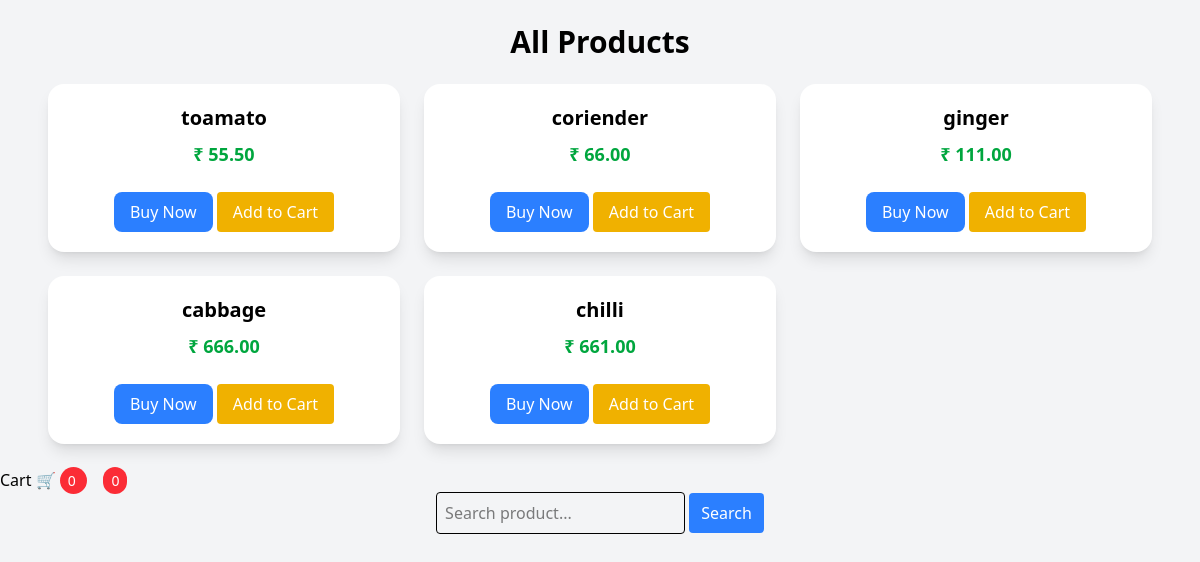
/product/ (signed in), run on the app's committed database.
### product/models.py (models this page shows, shortened)
class Product(models.Model):
    name=models.CharField(max_length=166)
    description=models.TextField()
    price=models.DecimalField(max_digits=11,decimal_places=2)
    stock=models.PositiveIntegerField()

### product/views.py (the view)
# urls.py: path("product/",ProductListView.as_view(),name="product_list"),
class ProductListView(View):
    def get(self,request):
        products=Product.objects.all()
        return render (request,"product/product_list.html", {"products":products})

### product/templates/product/product_list.html
{% extends "product/base.html" %}
{% block content %}
<div class="max-w-6xl mx-auto p-6">
    <h1 class="text-3xl font-bold text-center mb-6">All Products</h1>
    <div class="grid grid-cols-1 sm:grid-cols-2 md:grid-cols-3 gap-6">
        {% for product in products %}
        <div class="bg-white shadow-lg rounded-2xl p-5 text-center hover:scale-105 transition">
            <h2 class="text-xl font-semibold mb-2">{{ product.name }}</h2>
            <p class="text-lg font-bold text-green-600 mb-4">
                ₹ {{ product.price }}
            </p>
            <a href="{% url 'Checkout' product.id %}">
                <button class="bg-blue-500 text-white px-4 py-2 rounded-lg hover:bg-blue-600">
                    Buy Now
                </button>
            </a>
            <a href="{% url 'add_to_cart' product.id %}">
    <button class="bg-yellow-500 text-white px-4 py-2 rounded mt-2">
        Add to Cart
    </button>
</a>
        </div>
        {% empty %}
            <p class="text-center col-span-3 text-gray-500">No products available</p>
        {% endfor %}
    </div>
</div>
{% endblock %}

### product/templates/product/base.html (shortened to what this page needs)
<!DOCTYPE html>
<html lang="en">
<head>
    <script src="https://unpkg.com/@tailwindcss/browser@4"></script>
</head>
<body class="bg-gray-100">
    {% block content %}{% endblock %}
<a href="/cart/" class="mr-4">
    Cart 🛒
    <span class="bg-red-500 text-white px-2 py-1 rounded-full text-sm">
        {{ request.user.cartitem_set.count }}
    </span>
</a>
<span class="bg-red-500 text-white px-2 py-1 rounded-full text-sm">
    {{ request.user.cartitem_set.count }}
</span>
<form method="GET" class="text-center mb-5">
    <input type="text" name="q" placeholder="Search product..."
           class="border p-2 rounded">
    <button class="bg-blue-500 text-white px-3 py-2 rounded">
        Search
    </button>
</form>
</body>
</html>

### data on the page
Product: name "toamato", price "55.50"
Product: name "coriender", price "66.00"
Product: name "ginger", price "111.00"
Product: name "cabbage", price "666.00"
Product: name "chilli", price "661.00"

### other printed values
{{ request.user.cartitem_set.count }} "0"
